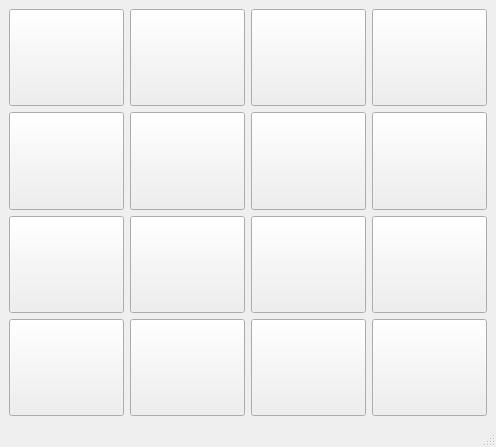
<?xml version="1.0" encoding="UTF-8"?>
<ui version="4.0">
 <class>MainWindow</class>
 <widget class="QMainWindow" name="MainWindow">
  <property name="geometry">
   <rect>
    <x>0</x>
    <y>0</y>
    <width>448</width>
    <height>447</height>
   </rect>
  </property>
  <property name="sizePolicy">
   <sizepolicy hsizetype="Preferred" vsizetype="Preferred">
    <horstretch>0</horstretch>
    <verstretch>0</verstretch>
   </sizepolicy>
  </property>
  <property name="windowTitle">
   <string>15 Puzzle</string>
  </property>
  <property name="windowIcon">
   <iconset theme="applications-games"/>
  </property>
  <widget class="QWidget" name="centralwidget">
   <layout class="QGridLayout" name="gridLayout">
    <item row="4" column="3">
     <widget class="QPushButton" name="btn_12">
      <property name="sizePolicy">
       <sizepolicy hsizetype="Minimum" vsizetype="Expanding">
        <horstretch>0</horstretch>
        <verstretch>0</verstretch>
       </sizepolicy>
      </property>
      <property name="font">
       <font>
        <pointsize>30</pointsize>
       </font>
      </property>
      <property name="text">
       <string/>
      </property>
     </widget>
    </item>
    <item row="0" column="0">
     <widget class="QPushButton" name="btn_1">
      <property name="sizePolicy">
       <sizepolicy hsizetype="Minimum" vsizetype="Expanding">
        <horstretch>0</horstretch>
        <verstretch>0</verstretch>
       </sizepolicy>
      </property>
      <property name="font">
       <font>
        <pointsize>30</pointsize>
       </font>
      </property>
      <property name="text">
       <string/>
      </property>
     </widget>
    </item>
    <item row="0" column="3">
     <widget class="QPushButton" name="btn_4">
      <property name="sizePolicy">
       <sizepolicy hsizetype="Minimum" vsizetype="Expanding">
        <horstretch>0</horstretch>
        <verstretch>0</verstretch>
       </sizepolicy>
      </property>
      <property name="font">
       <font>
        <pointsize>30</pointsize>
       </font>
      </property>
      <property name="text">
       <string/>
      </property>
     </widget>
    </item>
    <item row="1" column="1">
     <widget class="QPushButton" name="btn_6">
      <property name="sizePolicy">
       <sizepolicy hsizetype="Minimum" vsizetype="Expanding">
        <horstretch>0</horstretch>
        <verstretch>0</verstretch>
       </sizepolicy>
      </property>
      <property name="font">
       <font>
        <pointsize>30</pointsize>
       </font>
      </property>
      <property name="text">
       <string/>
      </property>
     </widget>
    </item>
    <item row="1" column="0">
     <widget class="QPushButton" name="btn_5">
      <property name="sizePolicy">
       <sizepolicy hsizetype="Minimum" vsizetype="Expanding">
        <horstretch>0</horstretch>
        <verstretch>0</verstretch>
       </sizepolicy>
      </property>
      <property name="font">
       <font>
        <pointsize>30</pointsize>
       </font>
      </property>
      <property name="text">
       <string/>
      </property>
     </widget>
    </item>
    <item row="4" column="2">
     <widget class="QPushButton" name="btn_11">
      <property name="sizePolicy">
       <sizepolicy hsizetype="Minimum" vsizetype="Expanding">
        <horstretch>0</horstretch>
        <verstretch>0</verstretch>
       </sizepolicy>
      </property>
      <property name="font">
       <font>
        <pointsize>30</pointsize>
       </font>
      </property>
      <property name="text">
       <string/>
      </property>
     </widget>
    </item>
    <item row="1" column="2">
     <widget class="QPushButton" name="btn_7">
      <property name="sizePolicy">
       <sizepolicy hsizetype="Minimum" vsizetype="Expanding">
        <horstretch>0</horstretch>
        <verstretch>0</verstretch>
       </sizepolicy>
      </property>
      <property name="font">
       <font>
        <pointsize>30</pointsize>
       </font>
      </property>
      <property name="text">
       <string/>
      </property>
     </widget>
    </item>
    <item row="5" column="2">
     <widget class="QPushButton" name="btn_15">
      <property name="sizePolicy">
       <sizepolicy hsizetype="Minimum" vsizetype="Expanding">
        <horstretch>0</horstretch>
        <verstretch>0</verstretch>
       </sizepolicy>
      </property>
      <property name="font">
       <font>
        <pointsize>30</pointsize>
       </font>
      </property>
      <property name="text">
       <string/>
      </property>
     </widget>
    </item>
    <item row="5" column="3">
     <widget class="QPushButton" name="btn_16">
      <property name="sizePolicy">
       <sizepolicy hsizetype="Minimum" vsizetype="Expanding">
        <horstretch>0</horstretch>
        <verstretch>0</verstretch>
       </sizepolicy>
      </property>
      <property name="font">
       <font>
        <pointsize>30</pointsize>
       </font>
      </property>
      <property name="text">
       <string/>
      </property>
     </widget>
    </item>
    <item row="0" column="1">
     <widget class="QPushButton" name="btn_2">
      <property name="sizePolicy">
       <sizepolicy hsizetype="Minimum" vsizetype="Expanding">
        <horstretch>0</horstretch>
        <verstretch>0</verstretch>
       </sizepolicy>
      </property>
      <property name="font">
       <font>
        <pointsize>30</pointsize>
       </font>
      </property>
      <property name="text">
       <string/>
      </property>
     </widget>
    </item>
    <item row="4" column="0">
     <widget class="QPushButton" name="btn_9">
      <property name="sizePolicy">
       <sizepolicy hsizetype="Minimum" vsizetype="Expanding">
        <horstretch>0</horstretch>
        <verstretch>0</verstretch>
       </sizepolicy>
      </property>
      <property name="font">
       <font>
        <pointsize>30</pointsize>
       </font>
      </property>
      <property name="text">
       <string/>
      </property>
     </widget>
    </item>
    <item row="5" column="0">
     <widget class="QPushButton" name="btn_13">
      <property name="sizePolicy">
       <sizepolicy hsizetype="Minimum" vsizetype="Expanding">
        <horstretch>0</horstretch>
        <verstretch>0</verstretch>
       </sizepolicy>
      </property>
      <property name="font">
       <font>
        <pointsize>30</pointsize>
       </font>
      </property>
      <property name="text">
       <string/>
      </property>
     </widget>
    </item>
    <item row="4" column="1">
     <widget class="QPushButton" name="btn_10">
      <property name="sizePolicy">
       <sizepolicy hsizetype="Minimum" vsizetype="Expanding">
        <horstretch>0</horstretch>
        <verstretch>0</verstretch>
       </sizepolicy>
      </property>
      <property name="font">
       <font>
        <pointsize>30</pointsize>
       </font>
      </property>
      <property name="text">
       <string/>
      </property>
     </widget>
    </item>
    <item row="1" column="3">
     <widget class="QPushButton" name="btn_8">
      <property name="sizePolicy">
       <sizepolicy hsizetype="Minimum" vsizetype="Expanding">
        <horstretch>0</horstretch>
        <verstretch>0</verstretch>
       </sizepolicy>
      </property>
      <property name="font">
       <font>
        <pointsize>30</pointsize>
       </font>
      </property>
      <property name="text">
       <string/>
      </property>
     </widget>
    </item>
    <item row="0" column="2">
     <widget class="QPushButton" name="btn_3">
      <property name="sizePolicy">
       <sizepolicy hsizetype="Minimum" vsizetype="Expanding">
        <horstretch>0</horstretch>
        <verstretch>0</verstretch>
       </sizepolicy>
      </property>
      <property name="font">
       <font>
        <pointsize>30</pointsize>
       </font>
      </property>
      <property name="text">
       <string/>
      </property>
     </widget>
    </item>
    <item row="5" column="1">
     <widget class="QPushButton" name="btn_14">
      <property name="sizePolicy">
       <sizepolicy hsizetype="Minimum" vsizetype="Expanding">
        <horstretch>0</horstretch>
        <verstretch>0</verstretch>
       </sizepolicy>
      </property>
      <property name="font">
       <font>
        <pointsize>30</pointsize>
       </font>
      </property>
      <property name="text">
       <string/>
      </property>
     </widget>
    </item>
   </layout>
  </widget>
  <widget class="QMenuBar" name="menubar">
   <property name="geometry">
    <rect>
     <x>0</x>
     <y>0</y>
     <width>448</width>
     <height>22</height>
    </rect>
   </property>
  </widget>
  <widget class="QStatusBar" name="statusbar"/>
 </widget>
 <resources/>
 <connections/>
</ui>
